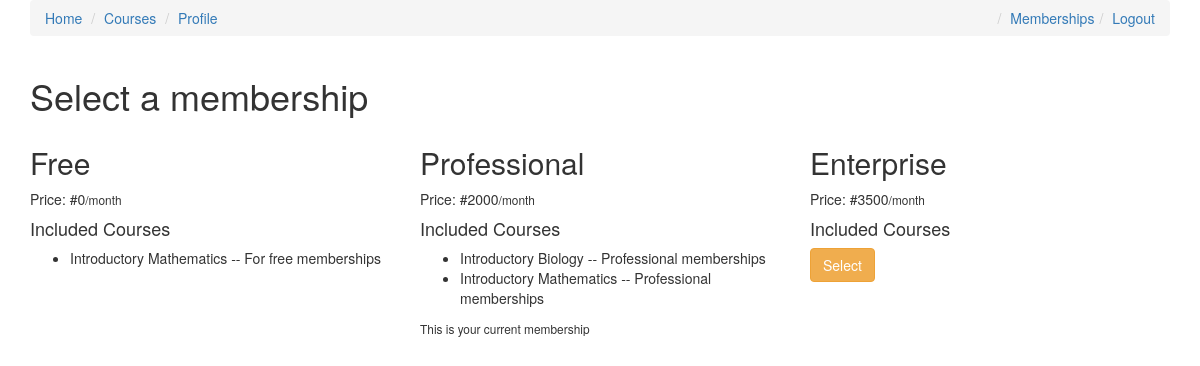
Screenshot of /memberships/ (signed in) with the database file from the repository.
### memberships/models.py (models this page shows)
class Membership(models.Model):
    slug = models.SlugField()
    membership_type = models.CharField(max_length=30, choices=MEMBERSHIP_CHOICES, default='Free')
    price = models.IntegerField(default=15)
    stripe_plan_id = models.CharField(max_length=40)
    def __str__(self):
        return self.membership_type

### courses/models.py (models this page shows, shortened)
class Course(models.Model):
    slug = models.SlugField()
    title = models.CharField(max_length=120)
    description = models.TextField()
    position = models.IntegerField(default=1)
    allowed_membership = models.ManyToManyField(Membership)

### memberships/views.py (the view, shortened to what this page needs)
# urls.py: path('', MembershipList.as_view(), name='select'),
class MembershipList(LoginRequiredMixin, ListView):
    model = Membership
    template_name = 'memberships/membership_list.html'
    def get_context_data(self, *args, **kwargs):
        context = super().get_context_data(**kwargs)
        current_membership = get_user_membership(self.request)
        context['current_membership'] = str(current_membership.membership)
        return context

### memberships/views.py (called while the page is built)
def get_user_membership(request):
    user_membership_qs = UserMembership.objects.filter(user=request.user)
    if user_membership_qs.exists():
        return user_membership_qs.first()
    return None

### memberships/templates/memberships/membership_list.html (shortened to what this page needs)
{% extends 'courses/base.html' %}
{% block content %}
    <div class="container">
    <h1>Select a membership</h1>
    <div class="row">
        {% for object in object_list %}
            <div class="col-sm-4 col-md-4">
            <h2>{{ object.membership_type }}</h2>
            <p>Price: #{{ object.price }}<small>/month</small></p>
            <h4>Included Courses</h4>
            <ul>
                {% for course in object.course_set.all %}
                    <li>{{ course.title }}</li>
                    {% endfor %}
            </ul>
            {% if object.membership_type != 'Free' %}
                <form method="POST" action="{% url 'memberships:select' %}"> {% csrf_token %}
                {% if object.membership_type != current_membership %}
                    <button class="btn btn-warning">Select</button>
                    {% else %}
                    <small>This is your current membership</small>
                    {% endif %}
                </form>
            {% endif %}
            </div>
        {% endfor %}
    </div>
    </div>
{% endblock %}

### rows the page displays
Membership: membership_type "Free", price "0"
Course: title "Introductory Mathematics -- For free memberships"
Membership: membership_type "Professional", price "2000", shows "This is your current membership"
Course: title "Introductory Biology -- Professional memberships"
Course: title "Introductory Mathematics -- Professional memberships"
Membership: membership_type "Enterprise", price "3500", shows "Select"
